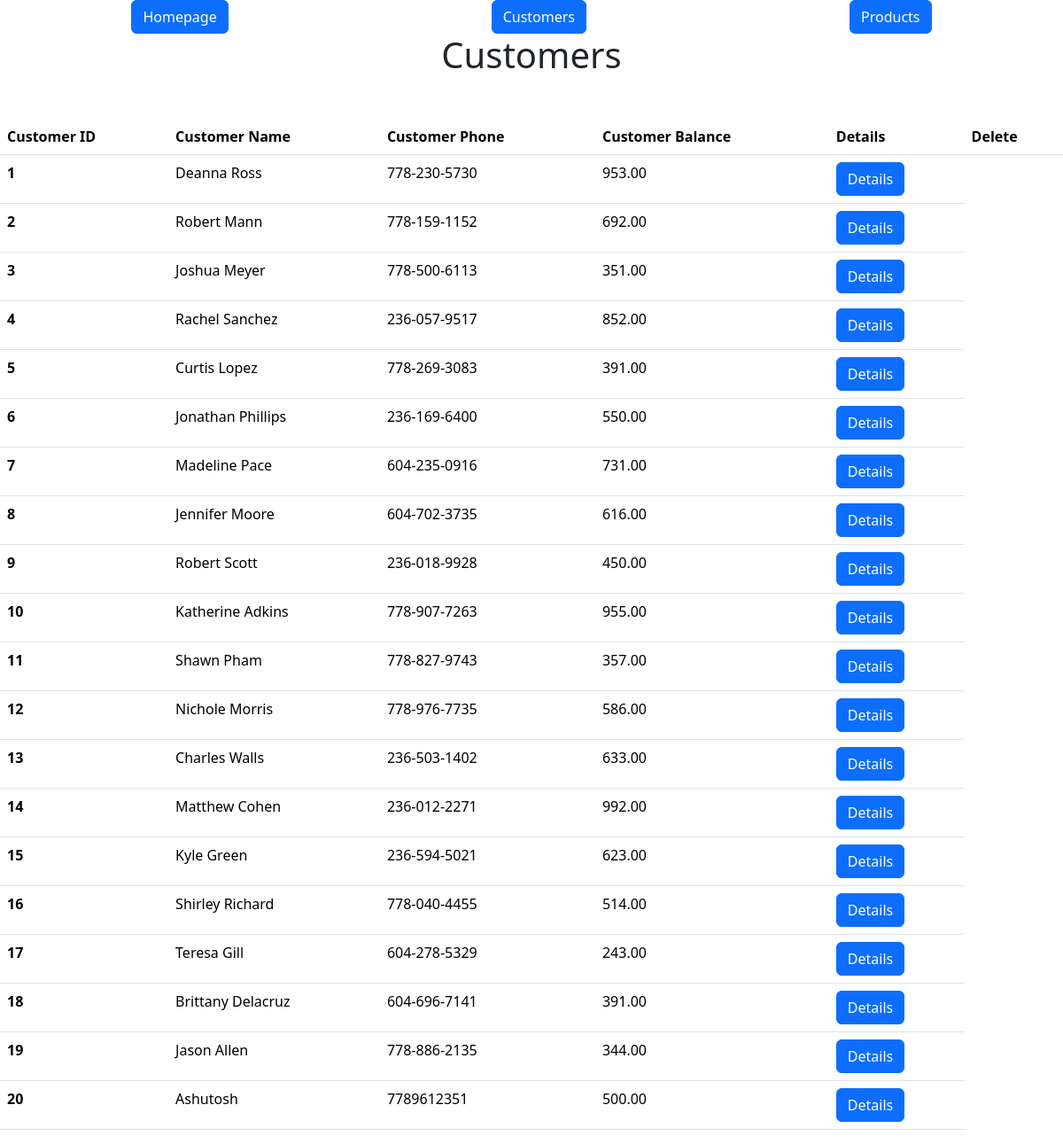
Page /customers on the committed database.
### models.py (models this page shows, shortened)
class Customer(db.Model):
    id = mapped_column(Integer, primary_key=True)
    name = mapped_column(String(100), nullable=False)
    phone = mapped_column(String(10), nullable=False)
    balance  = mapped_column(DECIMAL(10,2), nullable=False, default = 0)

### app.py (the view)
@app.route("/customers")    # loads data from db and displays it in a table
def customers(message = ""):
    return render_template('customers.html', customers = Customer.query.all(), message = message)

### templates/customers.html (shortened to what this page needs)
{% extends "base.html" %} {% block content %}
<h1 class="d-flex justify-content-center">Customers</h1>
<br />
<table class="table table-hover">
  <thead>
    <tr>
      <th scope="col">Customer ID</th>
      <th scope="col">Customer Name</th>
      <th scope="col">Customer Phone</th>
      <th scope="col">Customer Balance</th>
      <th scope="col">Details</th>
      <th scope="col">Delete</th>
    </tr>
  </thead>
  <tbody>
    {% for customer in customers %}
    <tr>
      <th scope="row">{{ customer.id }}</th>
      <td>{{ customer.name }}</td>
      <td>{{ customer.phone }}</td>
      <td>{{ customer.balance }}</td>
      <td>
        <a
          class="btn btn-primary"
          href='{{url_for("customer_info_btn", id=customer.id)}}'
        >
          Details
        </a>
      </td>
    </tr>
    {% endfor %}
  </tbody>
</table>
{% endblock %}

### rows in the picture
Customer: id "1", name "Deanna Ross", phone "778-230-5730", balance "953.00"
Customer: id "2", name "Robert Mann", phone "778-159-1152", balance "692.00"
Customer: id "3", name "Joshua Meyer", phone "778-500-6113", balance "351.00"
Customer: id "4", name "Rachel Sanchez", phone "236-057-9517", balance "852.00"
Customer: id "5", name "Curtis Lopez", phone "778-269-3083", balance "391.00"
Customer: id "6", name "Jonathan Phillips", phone "236-169-6400", balance "550.00"
Customer: id "7", name "Madeline Pace", phone "604-235-0916", balance "731.00"
Customer: id "8", name "Jennifer Moore", phone "604-702-3735", balance "616.00"
Customer: id "9", name "Robert Scott", phone "236-018-9928", balance "450.00"
Customer: id "10", name "Katherine Adkins", phone "778-907-7263", balance "955.00"
Customer: id "11", name "Shawn Pham", phone "778-827-9743", balance "357.00"
Customer: id "12", name "Nichole Morris", phone "778-976-7735", balance "586.00"
Customer: id "13", name "Charles Walls", phone "236-503-1402", balance "633.00"
Customer: id "14", name "Matthew Cohen", phone "236-012-2271", balance "992.00"
Customer: id "15", name "Kyle Green", phone "236-594-5021", balance "623.00"
Customer: id "16", name "Shirley Richard", phone "778-040-4455", balance "514.00"
Customer: id "17", name "Teresa Gill", phone "604-278-5329", balance "243.00"
Customer: id "18", name "Brittany Delacruz", phone "604-696-7141", balance "391.00"
Customer: id "19", name "Jason Allen", phone "778-886-2135", balance "344.00"
Customer: id "20", name "Ashutosh", phone "7789612351", balance "500.00"
